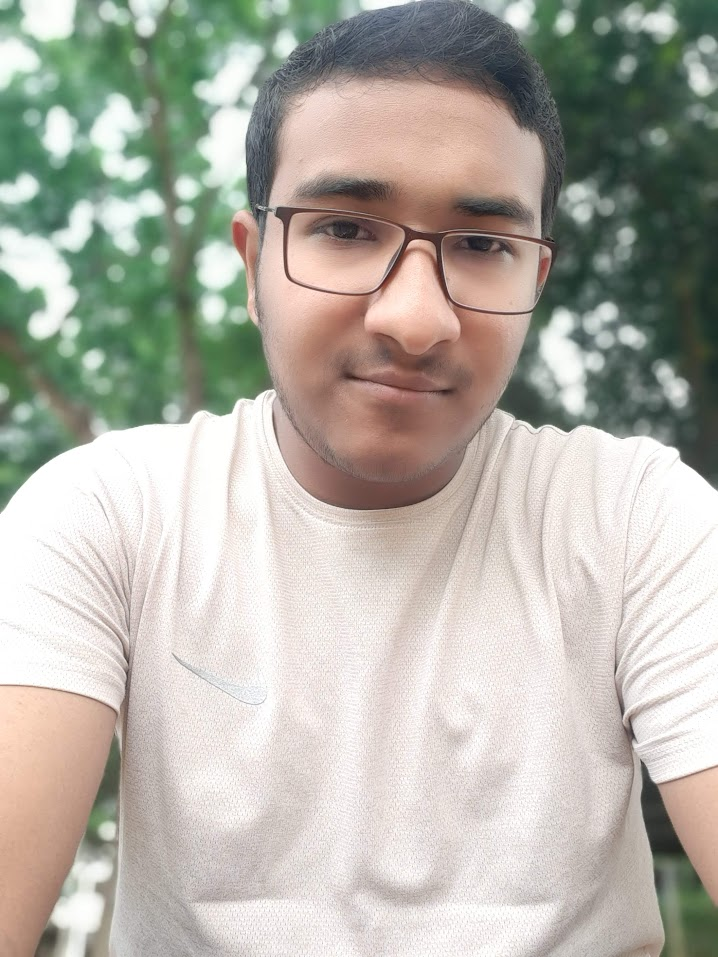
#> input picture PIC DATA/PROLOY.jpg, 718 x 957 px, given as the content of the folder dataSet, which was not available
$ python -i Train_dataset.py   (imports and definitions only)
#> lines starting #> are read from the running program, lines starting #| are printed output that depends on the picture
import os,cv2;
import numpy as np
from PIL import Image;

recognizer = cv2.face.LBPHFaceRecognizer_create()
detector= cv2.CascadeClassifier("C:/Users/User/AppData/Local/Programs/Python/Python38-32/Lib/site-packages/cv2/data/haarcascade_frontalface_default.xml");

def getImagesAndLabels(path):
    #get the path of all the files in the folder
#> called with path = 'dataSet'
    imagePaths=[os.path.join(path,f) for f in os.listdir(path)]
    #create empth face list
    faceSamples=[]
    #create empty ID list
    Ids=[]
    #now looping through all the image paths and loading the Ids and the images
    for imagePath in imagePaths:
        #loading the image and converting it to gray scale
        pilImage=Image.open(imagePath).convert('L')
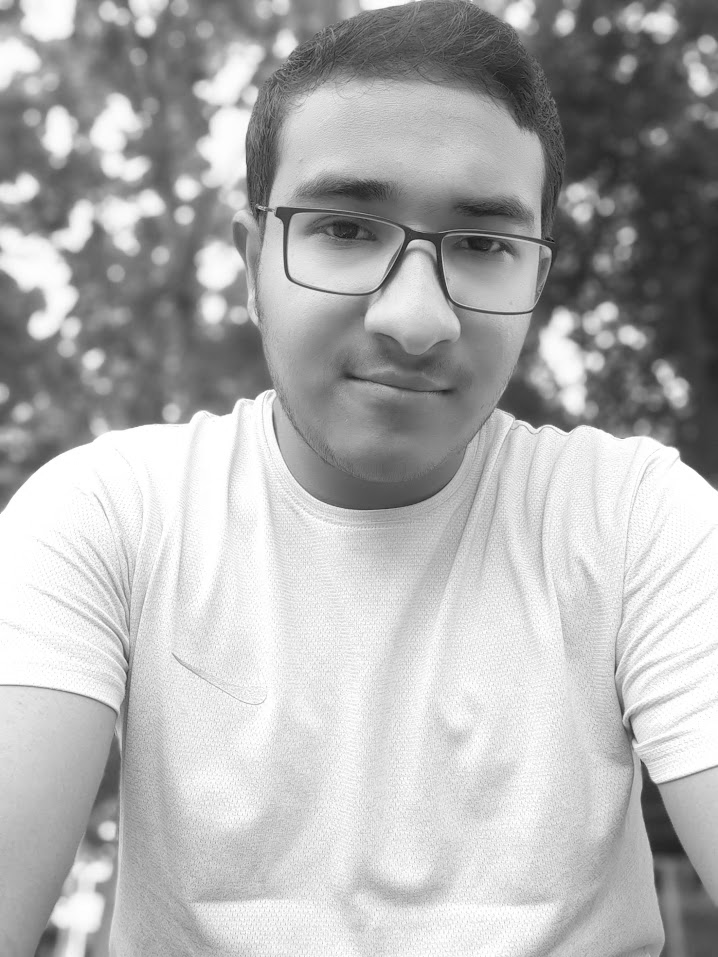
#> pilImage: PIL image 718x957 L; min 7, max 255, mean 177.1
        #Now we are converting the PIL image into numpy array
        imageNp=np.array(pilImage,'uint8')
        #getting the Id from the image
        Id=int(os.path.split(imagePath)[-1].split(".")[1])
        # extract the face from the training image sample
        faces=detector.detectMultiScale(imageNp)
        #If a face is there then append that in the list as well as Id of it
        for (x,y,w,h) in faces:
            faceSamples.append(imageNp[y:y+h,x:x+w])
            Ids.append(Id)
    return faceSamples,Ids

# [1 line that did not run here, left out]
# [1 line that did not run here, left out]
# [2 lines not run here, left out]

>>> result = getImagesAndLabels('../PIC DATA/PROLOY.jpg')
#> (the run stopped early here; a loop or call above may not have finished)

$ run again, on PIC DATA/SHAFAYET.jpg
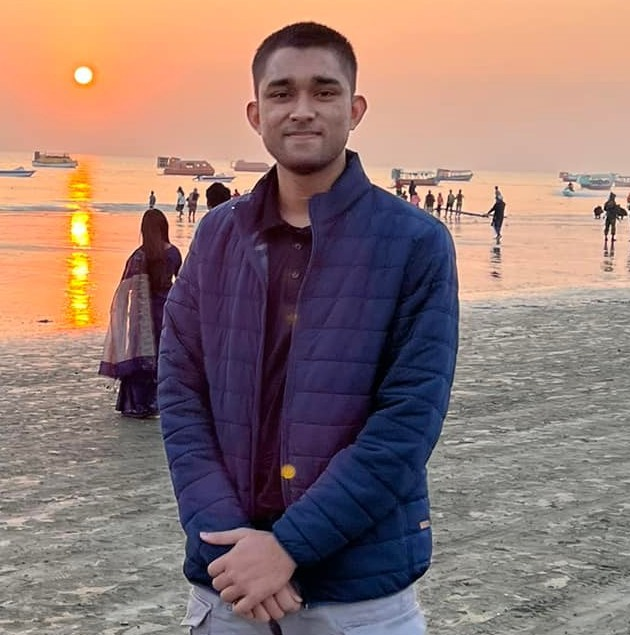
#> input picture PIC DATA/SHAFAYET.jpg, 630 x 635 px, given as the content of the folder dataSet, which was not available
#> in getImagesAndLabels, `pilImage=Image.open(imagePath).convert('L')`:
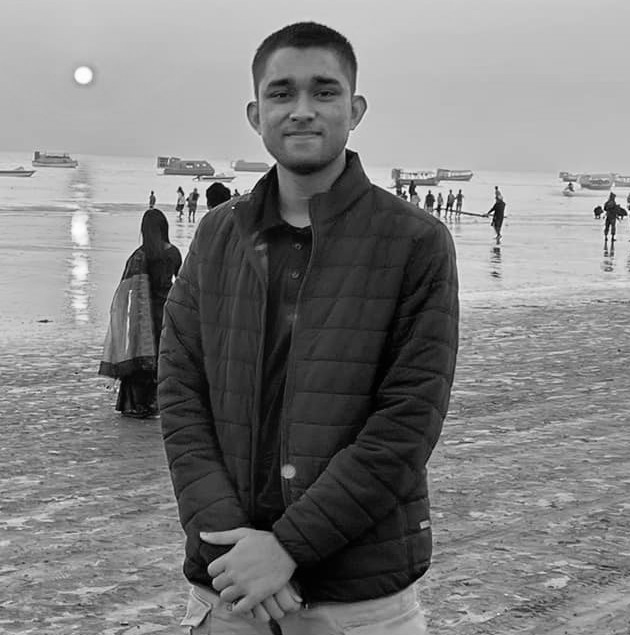
#> pilImage: PIL image 630x635 L; min 0, max 254, mean 126.9
